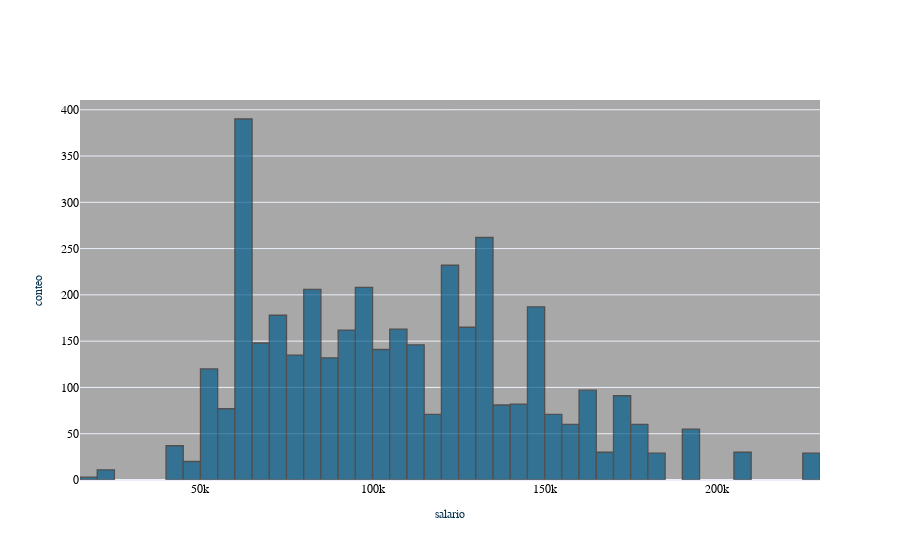

The code cell stored with this chart in its notebook:
### Markdown cell above
### Distribución de la media de la estimación de salarios.

### Code cell
fig_salary_1 = my_histogram(df,'salary_mean',50,x_title='salario')
fig_salary_1.show()

### Figure 1 — Plotly figure (JSON) as saved in the notebook; plotly's stock layout.template omitted (floating-point values rounded to 4 significant figures; data arrays with more than 128 entries replaced by an {"elided": "..."} marker saying what was removed)
{"data": [{"histfunc": "count", "histnorm": "", "marker": {"color": "#045C8C", "line": {"color": "#2b2b2b", "width": 1.3}}, "name": "salary_mean", "nbinsx": 50, "opacity": 0.7, "orientation": "v", "type": "histogram", "x": {"elided": "3909 int values"}}], "layout": {"barmode": "overlay", "font": {"color": "black", "family": "Courier New, monospace"}, "plot_bgcolor": "rgb(168,168,168)", "title": {"font": {"color": "#002020", "family": "Arial", "size": 20}, "text": ""}, "xaxis": {"title": {"font": {"color": "#002e4d", "family": "Courier New, monospace", "size": 12}, "text": "salario"}}, "yaxis": {"title": {"font": {"color": "#002e4d", "family": "Courier New, monospace", "size": 12}, "text": "conteo"}}}}
